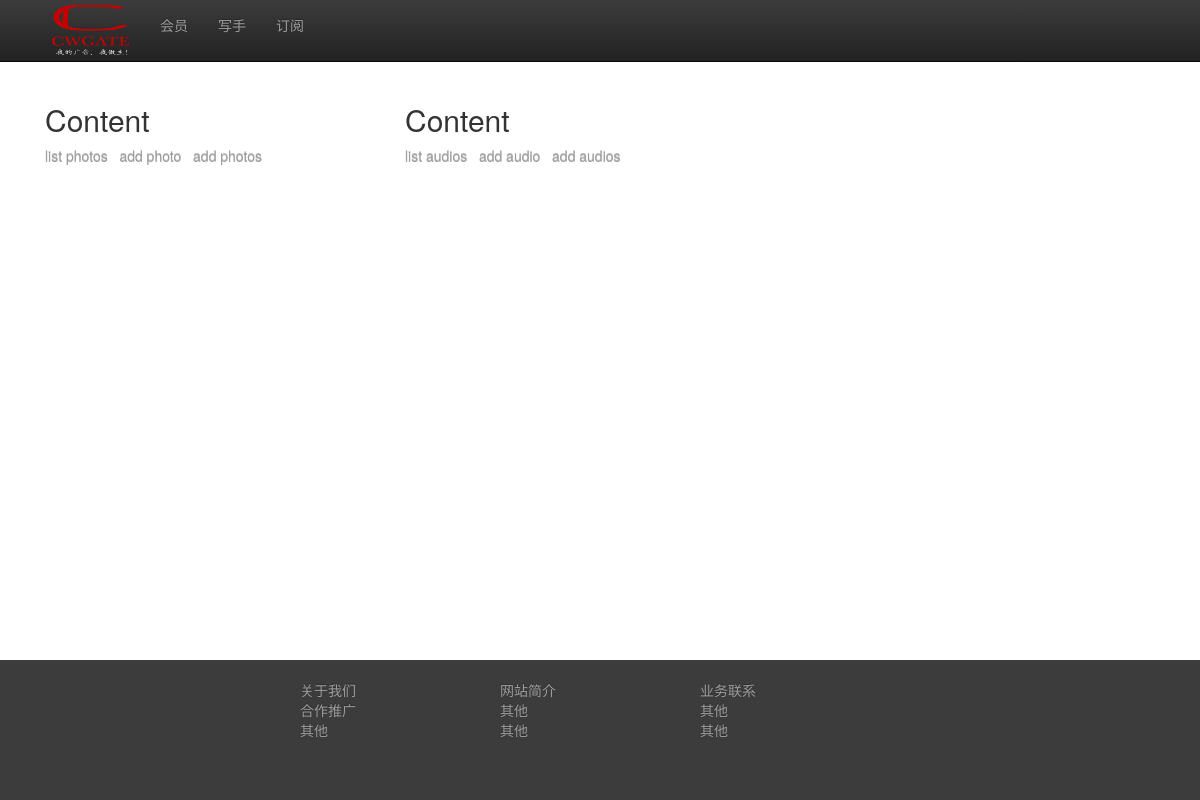
Before: /internal/library/ (signed in) with the older database file.
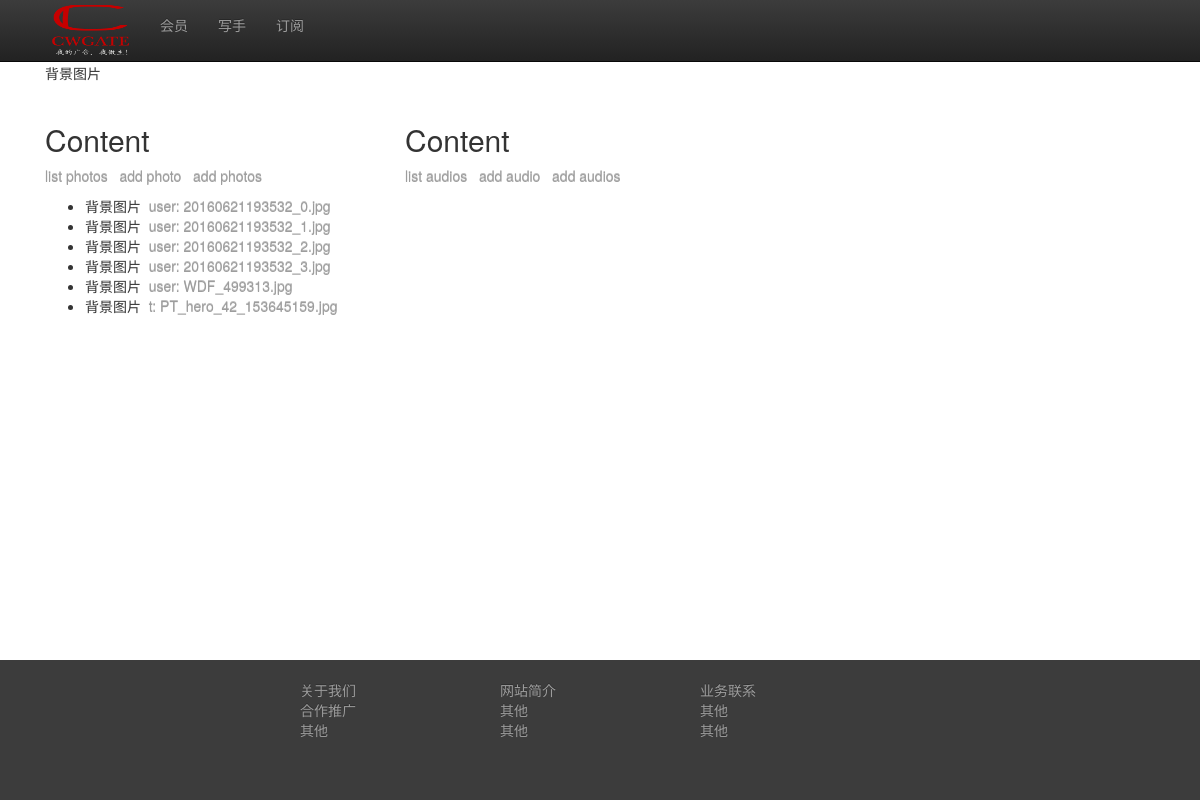
After: the same page with the newer database file.
### library/models.py (models this page shows, shortened)
class Library(models.Model):
    type = models.CharField(max_length=30)
    name = models.CharField(max_length=30)
    description = models.CharField(max_length=200, default="")
    code = models.IntegerField(null=True, blank=True)
    parent = models.ForeignKey("Library", null=True, blank=True)
    added = models.DateTimeField('date added',null=True,auto_now_add=True)

class Photo(models.Model):
    library = models.ForeignKey(Library)
    title = models.CharField(max_length=120,null=True,blank=True)
    author = models.CharField(max_length=30,null=True,blank=True)
    oldname = models.CharField('Old file name',max_length=30)
    newname = models.CharField('New file name',max_length=30)
    added = models.DateTimeField('date added',null=True,auto_now_add=True)

### library/views.py (the view)
@login_required
def index(request):
    context = {
        'plibraries': get_libraries('photo'),
        'alibraries': get_libraries('audio'),
        'photos': Photo.objects.all(),
        'audios': Audio.objects.all(),
    }
    return render(request, "index_library.html", context=context)

### jtool/tools.py (called while the page is built)
def get_libchain(t):
    ts = [t.name]
    while t.parent:
        ts.insert(0, t.parent.name)
        t = t.parent
    return ts

def get_libraries(type):
    libs = Library.objects.filter(type=type)
    tails = []
    for c in libs:
        isLeaf = True
        for c1 in libs:
           if c1.parent == c:
               isLeaf = False
               break
        if isLeaf:
            tails.append(c)
    all_ts = {}
    for t in tails:
        ts = get_libchain(t)
        all_ts['->'.join(ts)] = t.id
    return sorted(all_ts.items())

### library/templates/index_library.html
{% extends "base.html" %}
{% block content %}
<table cols="3" width="710">
<tr>
    <td valign="top" width="350">{% include "includes/plibrary.html" %}<br /></td>
    <td width="10"></td>
    <td valign="top" width="350">{% include "includes/alibrary.html" %}<br /></td>
</tr>
<tr>
    <td valign="top">{% include "includes/photos.html" %}</td>
    <td width="10">
    <td valign="top">{% include "includes/audios.html" %}</td>
</tr>
</table>
{% endblock %}

### editor/templates/base.html (shortened to what this page needs)
<!DOCTYPE html PUBLIC "-//W3C//DTD XHTML 1.0 Strict//EN" "http://www.w3.org/TR/xhtml1/DTD/xhtml1-strict.dtd">
<html xmlns="http://www.w3.org/1999/xhtml" lang="en" xml:lang="en">
  <head>
    <link rel="stylesheet" href="/static/bootstrap/css/bootstrap.min.css" type="text/css" />
    <link rel="stylesheet" href="https://maxcdn.bootstrapcdn.com/bootstrap/3.3.6/css/bootstrap-theme.min.css">
    <link rel="stylesheet" href="/static/media/css/main.css" type="text/css" />
    <link href="http://getbootstrap.com/examples/theme/theme.css" rel="stylesheet" type="text/css">
  </head>
  <body role="document">
    <div id="wrap">
      <div id="main" class="container clear-top">
        <div class="container theme-showcase" role="main">
            {% block content %}{% endblock %}
        </div>
      </div>
    </div>
    <footer class="footer">
        <table class="center">
            <tr>
                <td><a href="#about">关于我们</a></td>
                <td><a href="#about">网站简介</a></td>
                <td><a href="#about">业务联系</a></td>
            </tr>
            <tr>
                <td><a href="#about">合作推广</a></td>
                <td><a href="#about">其他</a></td>
                <td><a href="#about">其他</a></td>
            </tr>
            <tr>
                <td><a href="#about">其他</a></td>
                <td><a href="#about">其他</a></td>
                <td><a href="#about">其他</a></td>
            </tr>
        </table>
    </footer>
    <nav class="navbar navbar-inverse navbar-fixed-top">
      <div class="container">
        <div class="navbar-header">
          <a class="no-class" href="{% url 'editor_index' %}"><img class="navar-brand" width="115" height="61" src="/static/media/images/icons/cwgate-logo1.png" alt="cwgate.com"></a>
        </div>
        <div id="navbar" class="navbar-collapse collapse">
          <ul class="nav navbar-nav">
            <li><a href="{% url 'show_member_benefits' %}">会员</a></li>
            <li><a href={% url 'add_writer_article' %}>写手</a></li>
            <li><a href={% url 'show_subscriber_benefits' %}>订阅</a></li>
          </ul>
        </div>
      </div>
    </nav>
  </body>
</html>

### jhome/templates/includes/plibrary.html
<h2>Photo Library</h2>
{% if plibraries %}
    {% for c in plibraries %}
    {{ c.0 }}<br />
    {% endfor %}
{% endif %}

### jhome/templates/includes/alibrary.html (shortened to what this page needs)
<h2>Audio Library</h2>

### jhome/templates/includes/photos.html
<h2>Content</h2>
<p>
<a href="{% url 'listphoto' %}">list photos</a>&nbsp;&nbsp;
<a href="{% url 'addphoto' %}">add photo</a>&nbsp;&nbsp;
<a href="{% url 'addphotos' %}">add photos</a>
</p>
{% if photos %}
    <ul>
    {% for photo in photos %}
    <li>{{ photo.library.name }}&nbsp;
    <a href="{% url 'showphoto' photo.id %}">{{ photo.author }}:&nbsp;{{ photo.oldname }}</a></li>
    {% endfor %}
    </ul>
{% endif %}

### jhome/templates/includes/audios.html (shortened to what this page needs)
<h2>Content</h2>
<p>
<a href="{% url 'listaudio' %}">list audios</a>&nbsp;&nbsp;
<a href="{% url 'addaudio' %}">add audio</a>&nbsp;&nbsp;
<a href="{% url 'addaudios' %}">add audios</a>
</p>

### static/media/css/main.css (style rules this page uses)
.center { border-radius: 5px; width: 50%; margin: 0px auto; float: none; }

### editor/templates/base.html (style rules this page uses)
html, body { height: 100%; }
#wrap { min-height: 100%; }
#main { overflow:auto; padding-bottom:150px; }
.footer { position: relative; margin-top: -140px; height: 140px; clear:both; padding-top:20px; background: #3c3c3c none repeat scroll 0 0; }
a { text-shadow: 0 -1px 0 rgba(0, 0, 0, 0.25); color: #9d9d9d; text-decoration: none; }

Changed rows visible on the page:
added Library: name "背景图片"
added Photo: library.name "背景图片", author "user", oldname "20160621193532_0.jpg"
added Photo: library.name "背景图片", author "user", oldname "20160621193532_1.jpg"
added Photo: library.name "背景图片", author "user", oldname "20160621193532_2.jpg"
added Photo: library.name "背景图片", author "user", oldname "20160621193532_3.jpg"
added Photo: library.name "背景图片", author "user", oldname "WDF_499313.jpg"
added Photo: library.name "背景图片", author "t", oldname "PT_hero_42_153645159.jpg"
